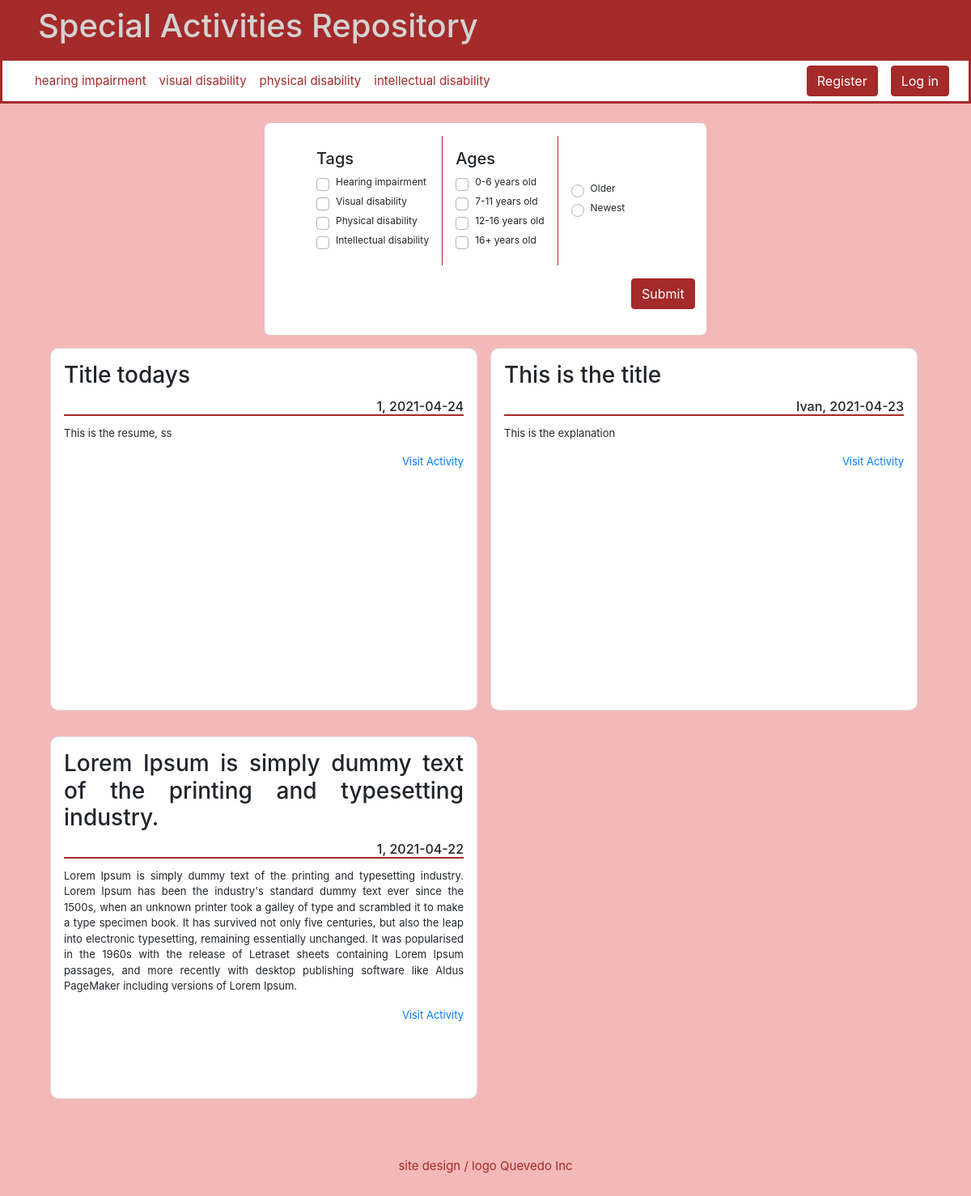
The app's page /content?q=hearing_impairment with its own data.
### tables this page shows
CREATE TABLE activities (id INTEGER PRIMARY KEY AUTOINCREMENT, title TEXT NOT NULL, explanation TEXT UNIQUE, activity TEXT NOT NULL UNIQUE, day_published DATE DEFAULT (date('now', 'localtime')), user_id INTEGER REFERENCES users (id));

### app.py (the view, shortened to what this page needs)
@app.route("/content", methods=['GET', 'POST'])
def content():
    tag = request.args.get("q")
    activities = db.execute("""SELECT DISTINCT activities.*, users.username
                                FROM activities
                                INNER JOIN users ON activities.user_id = users.id
                                INNER JOIN tags ON activities.id = tags.activity_id WHERE tags.name IN (?)
                                ORDER BY day_published DESC""",
                                tag)
    return render_template("content.html", activities=activities)

### templates/content.html (shortened to what this page needs)
{% extends "layout.html" %}
{% block main %}
    <div id="filter_div">
        <form action="/content" method="POST">
            <div id="tags">
                <h5>Tags</h5>
                <div class="custom-control custom-checkbox">
                    <label class="custom-control-label" for="customCheck">Hearing impairment</label>
                </div>
                <div class="custom-control custom-checkbox">
                    <label class="custom-control-label" for="customCheck1">Visual disability</label>
                </div>
                <div class="custom-control custom-checkbox">
                    <label class="custom-control-label" for="customCheck2">Physical disability</label>
                </div>
                <div class="custom-control custom-checkbox">
                    <label class="custom-control-label" for="customCheck3">Intellectual disability</label>
                </div>
            </div>
            <div id="ages">
                <h5>Ages</h5>
                <div class="custom-control custom-checkbox">
                    <label class="custom-control-label" for="customCheck4">0-6 years old</label>
                </div>
                <div class="custom-control custom-checkbox">
                    <label class="custom-control-label" for="customCheck5">7-11 years old</label>
                </div>
                <div class="custom-control custom-checkbox">
                    <label class="custom-control-label" for="customCheck6">12-16 years old</label>
                </div>
                <div class="custom-control custom-checkbox">
                    <label class="custom-control-label" for="customCheck7">16+ years old</label>
                </div>
            </div>
            <div id="time">
                <div class="custom-control custom-radio">
                    <label class="custom-control-label" for="customRadio8">Older</label>
                </div>
                <div class="custom-control custom-radio">
                    <label class="custom-control-label" for="customRadio9">Newest</label>
                </div>
            </div>
            <input id="btn_nav" class="nav-item btn" type="submit" value="Submit">
        </form>
    </div>
    {% for activity in activities %}
    <div class="content_card">
        <div class="card">
            <h3 class="card-title">{{ activity['title'] }}</h3>
            <h6 class="card-title">{{ activity['username'] }}, {{ activity['day_published'] }}</h6>
            <p class="card-text">{{ activity['explanation'] }}</p>
            <a href="/activity?q={{ activity['id'] }}" class="card-link">Visit Activity</a>
        </div>
    </div>
    {% endfor %}
{% endblock %}

### static/styles.css (style rules this page uses)
body { background-color: rgb(243, 184, 184); opacity: 10; font-size: 15px; }
main .btn, main .btn:hover { width: 100%; height: auto; color: white; background-color: brown; border-color: brown; }
#btn_nav { text-align: center; margin: 1rem 0.5rem; padding: auto; height: auto; color: white; background-color: brown; border-color: brown; }
#filter_div { text-justify: newspaper; text-align: justify; font-size: 12px; margin: auto 25%; padding: 1rem 3rem; background-color: white; border-radius: 7px !important; }
#tags, #ages { float: left; padding: 1rem; border-right: 1px solid brown; }
#time { padding: 1rem; margin: 2.5rem auto; float: left; }
#filter_div #btn_nav { width: auto; margin-left: 90%; }
.card { background-color: white; float: left; margin: 1rem 0.5rem; padding: 1rem; width: 33rem; height: 28rem; font-size: small; text-align: justify; border-radius: 10px !important; }
.card h6 { text-align: right; border-bottom: 2px solid brown; }
.card-link { text-align: right; }
.card-text { overflow-x: auto; }

### records on screen
activities: title "Title todays", username "1", day_published "2021-04-24", explanation "This is the resume, ss"
activities: title "This is the title", username "Ivan", day_published "2021-04-23", explanation "This is the explanation"
activities: title "Lorem Ipsum is simply dummy text of the printing and typesetting industry.", username "1", day_published "2021-04-22", explanation "Lorem Ipsum is simply dummy text of the printing and typesetting industry. Lorem Ipsum has been the industry's standard dummy text ever since the 1500s, when an unknown printer took a galley of type and scrambled it to make a type specimen book. It has survived not only five centuries, but also the leap into electronic typesetting, remaining essentially unchanged. It was popularised in the 1960s with the release of Letraset sheets containing Lorem Ipsum passages, and more recently with desktop publishing software like Aldus PageMaker including versions of Lorem Ipsum."
